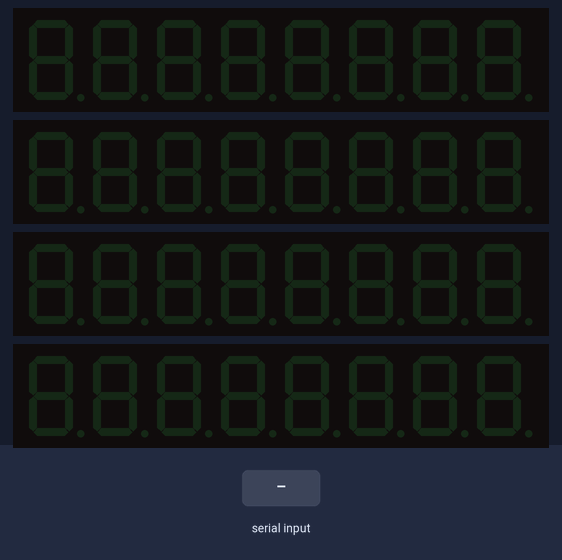
Simulated run of this sketch. Board: Arduino Uno, built with avr-gcc and run on an emulated ATmega328P. On the bench: 4 × 8-digit seven-segment display. Inputs (shaded band) come from the test bench.

Above: at 1.2 s.
1.3 s: "90,45,200\n" received over Serial
At 2.2 s:
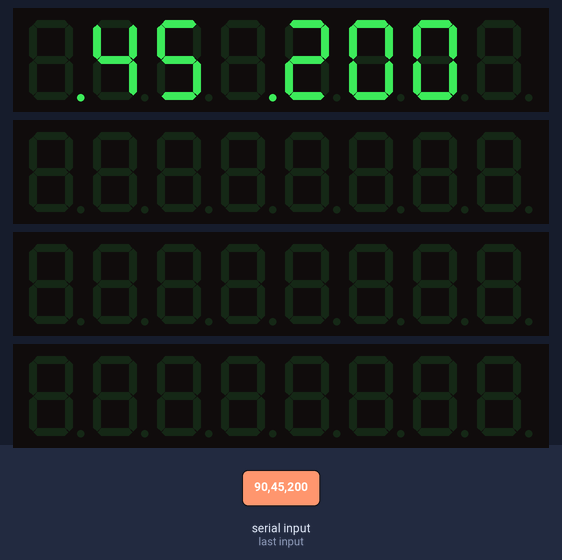
2.9 s: "30,150,10\n" received over Serial
At 4.0 s:
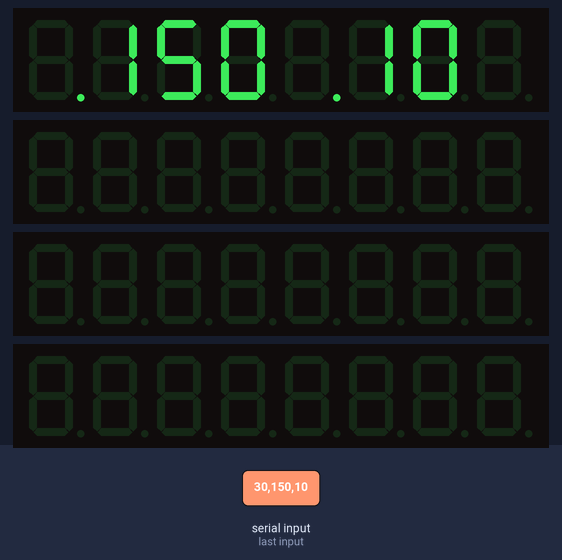
Timing chart, 0 to 5.9 s (numbered marks = the images above; inputs shaded):
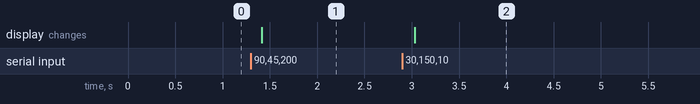

The sketch:

arduino.ino
```cpp
#include <TM1638.h>

#define MODULES 4

// define a modules
TM1638 modules[] = {
	TM1638(8, 9, 7),
	TM1638(8, 9, 6),
	TM1638(8, 9, 5),
	TM1638(8, 9, 4)
};

void setup() {
      Serial.begin(57600);
}

char string[4][8];
int k = 0;
byte buttons;

void loop() {

    if(Serial.available() && Serial.available()>2) {
        int type = 0;
        k = 0;

        char ctype = char(Serial.read());
        char cmod = char(Serial.read());
        int mod = atoi(&cmod);

        if(ctype==76) { // 76 = "L" : "LED"
            char color = 1;
            int led = -1;
            if(Serial.available()) {
                char ccolor = Serial.read();
                color = atoi(&ccolor);
            }
            if(Serial.available()) {
                char cled = Serial.read();
                led = atoi(&cled);
            }
            if(led>=0) {
                modules[mod].setLED(color, led);
            }
        } else { // 84 = "T" : "TEXT"
            while(Serial.available() > 0) {
                if(k<8) {
                    string[mod][k] = Serial.read();
                } else {
                    break;
                }
                k++;
            }
            modules[mod].clearDisplay();
            modules[mod].setDisplayToString(string[mod]);
        }

    }

    for (int i = 0; i < MODULES; i++) {
        buttons = modules[i].getButtons();
        if(buttons!=0) {
            Serial.print("B");
            Serial.print(i);
            Serial.println(buttons);
        }
    }
    delay(200);
}
```

Measured:
- after the input at 1.3 s, the display: changes after 0.12 s (image 1)
- after the input at 2.9 s, the display: changes after 0.13 s (image 2)
